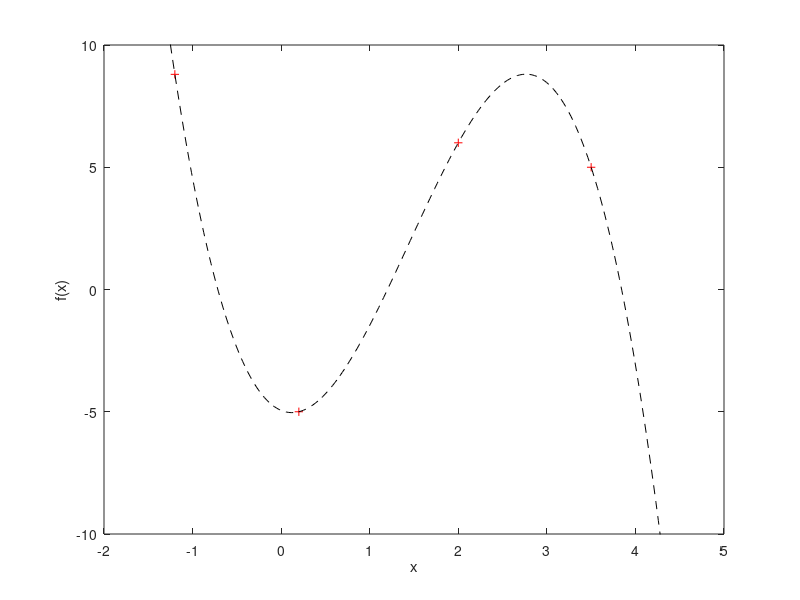

The MATLAB source for this figure: (Note: this script raises an error after producing the figure.)
% Computational Solutions                                    April 21, 2022
% IST 4360
% Prof. M Diaz Maldonado
%
% Synopsis:
% Uses a Lagrange 3rd-degree polynomial to interpolate a dataset (xi, yi).
%
%
% Copyright (c) 2022 Misael Diaz-Maldonado
% This file is released under the GNU General Public License as published
% by the Free Software Foundation, either version 3 of the License, or
% (at your option) any later version.
%
%
% References:
% [0] A Gilat and V Subramanian, Numerical Methods for Engineers and
%     Scientists: An Introduction with Applications using MATLAB
% [1] A Gilat, MATLAB: An Introduction with Applications, 6th edition


clear
close all
clc

format long g


% Dataset:
% xi, yi coordinates
x1 = -1.2; y1 =  8.8;
x2 =  0.2; y2 = -5.0;
x3 =  2.0; y3 =  6.0;
x4 =  3.5; y4 =  5.0;


% Lagrange 3rd-degree interpolating polynomial:
% Note: the anonymous function has been defined for a scalar input
f = @(x) (								...
    y1*(x - x2)*(x - x3)*(x - x4) / ( (x1 - x2)*(x1 - x3)*(x1 - x4) ) + ...
    y2*(x - x1)*(x - x3)*(x - x4) / ( (x2 - x1)*(x2 - x3)*(x2 - x4) ) + ...
    y3*(x - x1)*(x - x2)*(x - x4) / ( (x3 - x1)*(x3 - x2)*(x3 - x4) ) + ...
    y4*(x - x1)*(x - x2)*(x - x3) / ( (x4 - x1)*(x4 - x2)*(x4 - x3) )   ...
);


% Post-processing:

% computes the differences between the data and the approximation returned
% by the interpolating function f(x)
x = [x1; x2; x3; x4];
y = [y1; y2; y3; y4];

% should display an array of zeros to indicate success
diffs = 0;
fprintf("\nDifferences:\n")
for i = 1:length(x)
	diffs = diffs + abs( y(i) - f( x(i) ) );
	fprintf( "%.12f\n", abs( y(i) - f( x(i) ) ) )
end

% as above but accumulates the differences
fprintf("\nCumulative Difference:\n")
fprintf("%.12f\n", diffs)

% Plots the dataset and the interpolating polynomial:
figure(1)

plot(x, y, 'r+')		% plots the xi, yi coordinates
hold on
% performs an elementwise computation of the interpolating polynomial
x = linspace(-2, 5, 256);
y = zeros( size(x) );
for i = 1:length(x)
	y(i) = f( x(i) );	% Note: the function expects a scalar input
end
plot(x, y, '--k')		% plots interpolating polynomial
xlabel('x')
ylabel('f(x)')
ylim([-10, 10])


% Solves for the largest root of f(x):

% sets limits of the bracketing interval [lb, ub] enclosing largest root
lb = 3;	% lower bound
ub = 5;	% upper bound
% overrides default tolerance and maximum number of iterations
opt = struct('tol', 1.0e-12, 'max_iter', 256, 'verbose', 1);
% applies the bisection method
r = bisect(lb, ub, f, opt);
fprintf("largest root of f(x): %.15f\n", r);


% Integrates the function f(x) in the specified range:
N = 256;	% number of integration intervals
lb = -1.2;	% lower integration limit
ub =  3.5;	% upper integration limit
% applies the trapezoid method
int = trap(lb, ub, N, f);
fprintf("area under the curve: %.15f\n", int);
